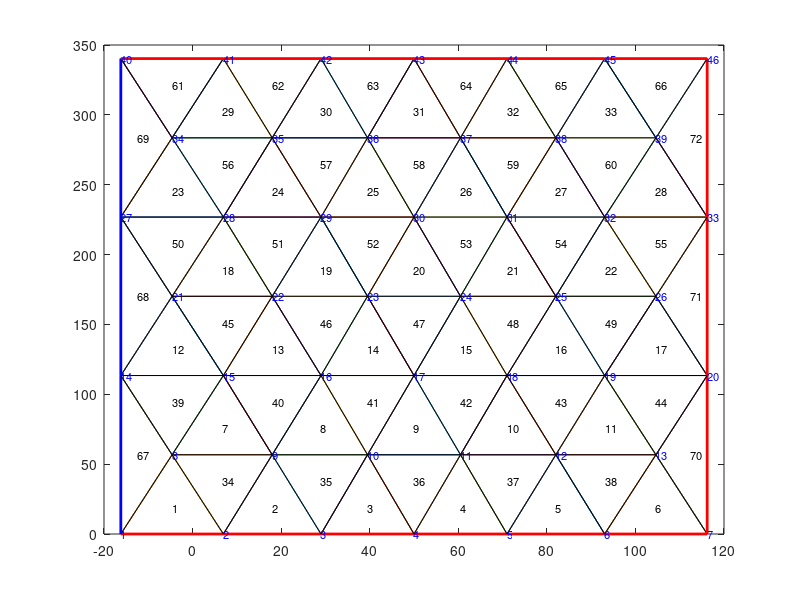

Recreate this plot in MATLAB.
%%%%%%%%%%%%%%%%%%%%%%%%%%%%%%%%%%%%%%%%%%%%%%%%%%%%%%%%%%%%%%%%%%%%%%%%
%
% File name: NETCDFWriter.m
% Description: This mfile provides a stretched two-d grid considering a
% maximum and minimum angle for the isocells.
%
%
% Variables:
%	FlagPlot: If you want to see the plot of the grid or not
%	FlagBathymetry: If you want to make the bathymetry file or not
%	FlagPointsCellEdgeFilesWriter: If you want to write the Point.dat,
%	Cells.dat,Edge.dat or not
%	FlagSUNTANSCompatibility: Suntans numbering starts from 0 while matlab
%   does not recognize such numbering 
%	DomainWidth: The width is in the Y direction
%	DomainLength: The length is in the X direction
%	MaxAngle: Maximum of the vertex angle
%	MinAngle: Minimum of the vertex angle
%	MinDelX: Finest resolution in X direction
%	MaxDelX: Coarse resolution will be calculated based on the vertex angle
%	range
%	GrowthRate: How fast does the grid size grow in X
%	NorthBoundary: Northern BC: 0:computational, 1:closed;
%	2:Velocity-specified, 3:Stage-specified
%	SouthBoundary: South BC: 0:computational, 1:closed;
%	2:Velocity-specified, 3:Stage-specified
%	WestBoundary: West BC: 0:computational, 1:closed;
%	2:Velocity-specified, 3:Stage-specified
%	EastBoundary: East BC: 0:computational, 1:closed;
%	2:Velocity-specified, 3:Stage-specified
%
%
% Sorush Omidvar
% University of Georgia
% Sep 2019
%
%%%%%%%%%%%%%%%%%%%%%%%%%%%%%%%%%%%%%%%%%%%%%%%%%%%%%%%%%%%%%%%%%%%%%%%%

close all;
clear all;
clc

FlagPlot=true;
FlagBathymetry=true;
FlagPointsCellEdgeFilesWriter=true;
FlagSUNTANSCompatibility=true;
DestinationAdd='d:\';

DomainLength=100;
DomainWidth=380;
MaxAngle=80;
MinAngle=50;
MinDelX=20;

MaxDelX=300*tand(MaxAngle)/tand(MinAngle);
GrowthRate=1.05;

NorthBoundary=1;
SouthBoundary=1;
WestBoundary=2;
EastBoundary=1;

X=0;
StepX=MinDelX;
while X(end)<DomainLength/2
    StepX=min([StepX*GrowthRate,MaxDelX]);
    X(end+1)=X(end)+StepX;
end
X=flip(DomainLength/2-X');
for counter=size(X,1)-1:-1:1
    X(end+1)=DomainLength/2-X(counter)+DomainLength/2;
end
NX=size(X,1);

DelY=tand(MaxAngle)*MinDelX/2;
Y=0:DelY:DomainWidth;
Y=Y';
if (mod(size(Y,1),2)==0)
    disp('Size of Y should be odd')
    return;
end
NY=size(Y,1);
MeanX=nan(size(X,1)-1,1);
for counter=1:size(X,1)-1
    MeanX(counter)=mean([X(counter),X(counter+1)]);
end

PointInfoX=[];
PointInfoY=[];
CellInfo=[];
for j=1:NY
    if mod(j,2)==1
        PointInfoX=[PointInfoX;X];
        PointInfoY=[PointInfoY;ones(size(X,1),1)*Y(j)];
    else 
        PointInfoX=[PointInfoX;MeanX];
        PointInfoY=[PointInfoY;ones(size(X,1)-1,1)*Y(j)];
    end
end
PointInfo=[PointInfoX,PointInfoY];

Temp=0;
for j=1:NY-1
    if mod(j,2)==1
        for i=1:size(X,1)-1
            CellInfo(end+1,:)=[Temp+i,Temp+i+1,Temp+size(X,1)+i];%Upside Triangles
        end
        Temp=Temp+size(X,1);
    else
        for i=1:size(X,1)-2
            CellInfo(end+1,:)=[Temp+i,Temp+i+1,Temp+size(X,1)+i];%Upside Triangles
        end
        Temp=Temp+size(X,1)-1;
    end
end
Temp=size(X,1);
for j=1:NY-1
    if mod(j,2)==1
        for i=1:size(X,1)-2
            CellInfo(end+1,:)=[Temp+i,Temp+i+1,Temp-size(X,1)+i+1];%Downside Triangles
        end
        Temp=Temp+size(X,1)-1;
    else
        for i=1:size(X,1)-1
            CellInfo(end+1,:)=[Temp+i,Temp+i+1,Temp-size(X,1)+i+1];%Downside Triangles
        end        
        Temp=Temp+size(X,1);
    end
end
if NY>3
    SideTriangles=(NY-3)/2+1;
elseif NY==3
    SideTriangles=1;
end
for counter=1:SideTriangles
    CellInfo(end+1,:)=[(counter-1)*(2*size(X,1)-1)+1,(counter-1)*(2*size(X,1)-1)+1+size(X,1),(counter-1)*(2*size(X,1)-1)+1+2*size(X,1)-1]; %The left side triangles
end
for counter=1:SideTriangles
    CellInfo(end+1,:)=[(counter-1)*(2*size(X,1)-1)+1+size(X,1)-1,(counter-1)*(2*size(X,1)-1)+1+2*size(X,1)-2,(counter-1)*(2*size(X,1)-1)+1+2*size(X,1)-1+size(X,1)-1]; %The right side triangles
end
for counter=1:size(CellInfo,1)
    CellInfo(counter,4)=mean([PointInfo(CellInfo(counter,1),1),PointInfo(CellInfo(counter,2),1),PointInfo(CellInfo(counter,3),1)]);
    CellInfo(counter,5)=mean([PointInfo(CellInfo(counter,1),2),PointInfo(CellInfo(counter,2),2),PointInfo(CellInfo(counter,3),2)]);
end 
CellInfo=[CellInfo(:,4:5),CellInfo(:,1:3),ones(size(CellInfo,1),3)*-1];
    
EdgeInfo=[];
for counter=1:size(CellInfo,1)
    EdgeInfo(end+1,:)=[CellInfo(counter,3),CellInfo(counter,4)];
    EdgeInfo(end+1,:)=[CellInfo(counter,4),CellInfo(counter,5)];
    EdgeInfo(end+1,:)=[CellInfo(counter,3),CellInfo(counter,5)];
end
EdgeInfo(:,3)=1;
for counter=1:size(EdgeInfo,1)
    if(EdgeInfo(counter,1)>EdgeInfo(counter,2))
        Temp=EdgeInfo(counter,1);
        EdgeInfo(counter,1)=EdgeInfo(counter,2);
        EdgeInfo(counter,2)=Temp;
    end
end
EdgeInfo=sortrows(EdgeInfo);
for counter=1:size(EdgeInfo,1)-1
    if(EdgeInfo(counter,1)==EdgeInfo(counter+1,1) && EdgeInfo(counter,2)==EdgeInfo(counter+1,2))
        EdgeInfo(counter,3)=0;
        EdgeInfo(counter+1,3)=0;
    elseif (mean([PointInfo(EdgeInfo(counter,1),1),PointInfo(EdgeInfo(counter,2),1)])==min(PointInfo(:,1)))
        EdgeInfo(counter,3)=WestBoundary;
    elseif (mean([PointInfo(EdgeInfo(counter,1),1),PointInfo(EdgeInfo(counter,2),1)])==max(PointInfo(:,1)))
        EdgeInfo(counter,3)=EastBoundary;
    elseif (mean([PointInfo(EdgeInfo(counter,1),2),PointInfo(EdgeInfo(counter,2),2)])==min(PointInfo(:,2)))
        EdgeInfo(counter,3)=SouthBoundary;
    elseif (mean([PointInfo(EdgeInfo(counter,1),2),PointInfo(EdgeInfo(counter,2),2)])==max(PointInfo(:,2)))
        EdgeInfo(counter,3)=NorthBoundary;
    end
end
RepeatedEdgeIndex=[];
for counter=1:size(EdgeInfo,1)-1
    if(EdgeInfo(counter,1)==EdgeInfo(counter+1,1) && EdgeInfo(counter,2)==EdgeInfo(counter+1,2))
        RepeatedEdgeIndex(end+1)=counter;
    end
end
EdgeInfo(RepeatedEdgeIndex,:)=[];

for counter=1:size(EdgeInfo,1)
    if(mod(counter,floor(size(EdgeInfo,1)/20))==0)
        disp(strcat('Progress at=',num2str(counter*100/size(EdgeInfo,1)),'%'))
    end
    [Cell1,~]=find(CellInfo(:,3:5)==EdgeInfo(counter,1));
    [Cell2,~]=find(CellInfo(:,3:5)==EdgeInfo(counter,2));
    Neighbours=intersect(Cell1,Cell2);
    if size(Neighbours,1)>1
        EdgeInfo(counter,4:5)=Neighbours;
        if isempty(intersect(CellInfo(Neighbours(1),6:8),Neighbours(2)))
            [~,FreeIndex]=min(CellInfo(Neighbours(1),6:8));
            CellInfo(Neighbours(1),5+FreeIndex)=Neighbours(2);
        end
        if isempty(intersect(CellInfo(Neighbours(2),6:8),Neighbours(1)))
            [~,FreeIndex]=min(CellInfo(Neighbours(2),6:8));
            CellInfo(Neighbours(2),5+FreeIndex)=Neighbours(1);
        end
    else
        EdgeInfo(counter,4:5)=[Neighbours,-1];
    end
end

if FlagPlot
    for counter=1:size(CellInfo,1)
        plot([PointInfo(CellInfo(counter,3),1),PointInfo(CellInfo(counter,4),1)],...
            [PointInfo(CellInfo(counter,3),2),PointInfo(CellInfo(counter,4),2)]);
        hold on;
        plot([PointInfo(CellInfo(counter,3),1),PointInfo(CellInfo(counter,5),1)],...
            [PointInfo(CellInfo(counter,3),2),PointInfo(CellInfo(counter,5),2)]);
        plot([PointInfo(CellInfo(counter,4),1),PointInfo(CellInfo(counter,5),1)],...
            [PointInfo(CellInfo(counter,4),2),PointInfo(CellInfo(counter,5),2)]);        
    end 
    for counter=1:size(EdgeInfo,1)
        switch EdgeInfo(counter,3)
            case 0
            MyColor=[0 0 0];%Computational Boundary
            MyLinedWidth=0.5;
            case 1
            MyColor=[1 0 0];%Closed Boundary
            MyLinedWidth=2;
            case 2
            MyColor=[0 0 1];%Velocity-Specified Boundary
            MyLinedWidth=2;
        end 
        plot([PointInfo(EdgeInfo(counter,1),1),PointInfo(EdgeInfo(counter,2),1)],...
            [PointInfo(EdgeInfo(counter,1),2),PointInfo(EdgeInfo(counter,2),2)],'color',MyColor,'LineWidth',MyLinedWidth);
        hold on;
    end
    for counter=1:size(CellInfo,1)
        text(CellInfo(counter,1),CellInfo(counter,2),num2str(counter),'FontSize',8);
    end
    for counter=1:size(PointInfo,1)
        text(PointInfo(counter,1),PointInfo(counter,2),num2str(counter),'FontSize',8,'Color','blue');
    end
%     for counter=2:2:size(EdgeInfo,1)
%         Temp1=mean([PointInfo(EdgeInfo(counter,1),1),PointInfo(EdgeInfo(counter,2),1)]);
%         Temp2=mean([PointInfo(EdgeInfo(counter,1),2),PointInfo(EdgeInfo(counter,2),2)]);
%         text(Temp1,Temp2,num2str(counter),'FontSize',10,'Color','red');
%     end    
end
%Compatibilizing with SUNTANS where Points, Edges and Cells start from 0
if FlagSUNTANSCompatibility
    for counter=1:size(EdgeInfo,1)
        EdgeInfo(counter,[1,2,4])=EdgeInfo(counter,[1,2,4])-1;
        if (EdgeInfo(counter,5)~=-1)
            EdgeInfo(counter,5)=EdgeInfo(counter,5)-1;
        end
    end
    for counter=1:size(CellInfo,1)
        CellInfo(counter,3:5)=CellInfo(counter,3:5)-1;
        if (CellInfo(counter,6)~=-1)
            CellInfo(counter,6)=CellInfo(counter,6)-1;
        end    
        if (CellInfo(counter,7)~=-1)
            CellInfo(counter,7)=CellInfo(counter,7)-1;
        end    
        if (CellInfo(counter,8)~=-1)
            CellInfo(counter,8)=CellInfo(counter,8)-1;
        end        
    end
end
if FlagBathymetry
    Ls = 30000;
    YMid=mean(PointInfo(:,2));
    YTransition=18e3;
    D0 = 3000;
    Ds = 300;  
    LsX = 30000;
    XMid=mean(PointInfo(:,1));
    XTransition=30e3;
    XL = XMid-XTransition;
    XR = XMid+XTransition;
    XFlat=5e3;
    
    DsX=nan(size(PointInfo,1),1);
    DsX(PointInfo(:,2)<=YMid)= D0 - 0.5*(D0 - Ds)*(1 + tanh(4 * (PointInfo(PointInfo(:,2)<=YMid,2) - YMid+YTransition) / Ls));
    DsX(PointInfo(:,2)>YMid)= Ds + 0.5*(D0 - Ds)*(1 + tanh(4 * (PointInfo(PointInfo(:,2)>YMid,2) -(YMid+YTransition)) / Ls));
       
    Bathymetry=DsX + 0.5*(D0 - DsX).*(1 + tanh(4 * (PointInfo(:,1) - XR) / LsX));
    Index1=find(PointInfo(:,1)<=XL+XTransition-XFlat);
    Bathymetry(Index1)= D0 - 0.5*(D0 - DsX(Index1)).*(1 + tanh(4 * (PointInfo(Index1,1) - XL) / LsX));
    XTemp=XL+XTransition-XFlat;
    Index2=find(PointInfo(:,1)>XL+XTransition-XFlat & PointInfo(:,1)<XR-XTransition+XFlat);
    Bathymetry(Index2)=D0 - 0.5*(D0 - DsX(Index2)).*(1 + tanh(4 * (XTemp - XL) / LsX));
    
    FidData=strcat(DestinationAdd,'depth.dat');
    fileID = fopen(FidData,'w');
    for counter = 1:size(PointInfo,1)
        fprintf(fileID,'%.15e%c%.15e%c%.15e\n',PointInfo(counter,1),' ',PointInfo(counter,2),' ',Bathymetry(counter));
    end
    fclose(fileID);
end

if FlagPointsCellEdgeFilesWriter
    FidData=strcat(DestinationAdd,'points.dat');
    fileID = fopen(FidData,'w');
    for counter = 1:size(PointInfo,1)
        fprintf(fileID,'%.15e%c%.15e%s\n',PointInfo(counter,1),' ',PointInfo(counter,2),' 1000');
    end
    fclose(fileID);
    
    FidData=strcat(DestinationAdd,'edges.dat');
    fileID = fopen(FidData,'w');
    for counter = 1:size(EdgeInfo,1)
        fprintf(fileID,'%d%c%d%c%d%c%d%c%d\n',EdgeInfo(counter,1),' '...
            ,EdgeInfo(counter,2),' ',EdgeInfo(counter,3),' '...
            ,EdgeInfo(counter,4),' ',EdgeInfo(counter,5));
    end
    fclose(fileID);

    FidData=strcat(DestinationAdd,'cells.dat');
    fileID = fopen(FidData,'w');
    for counter = 1:size(CellInfo,1)
        fprintf(fileID,'%.15e%c%.15e%c%d%c%d%c%d%c%d%c%d%c%d\n',...
            CellInfo(counter,1),' ',CellInfo(counter,2),' ',...
            CellInfo(counter,3),' ',CellInfo(counter,4),' ',...
            CellInfo(counter,5),' ',CellInfo(counter,6),' ',...
            CellInfo(counter,7),' ',CellInfo(counter,8));
    end
    fclose(fileID);
else
    WestSouthCorner=find(PointInfo(:,1)==min(PointInfo(:,1)) & PointInfo(:,2)==min(PointInfo(:,2)))-1;
    EastSouthCorner=find(PointInfo(:,1)==max(PointInfo(:,1)) & PointInfo(:,2)==min(PointInfo(:,2)))-1;
    WestNorthCorner=find(PointInfo(:,1)==min(PointInfo(:,1)) & PointInfo(:,2)==max(PointInfo(:,2)))-1;
    EastNorthCorner=find(PointInfo(:,1)==max(PointInfo(:,1)) & PointInfo(:,2)==max(PointInfo(:,2)))-1;

    EdgeInfoSummerized=[WestSouthCorner,EastSouthCorner,SouthBoundary;...
                        WestSouthCorner,WestNorthCorner,WestBoundary;...
                        EastSouthCorner,EastNorthCorner,EastBoundary;...
                        WestNorthCorner,EastNorthCorner,NorthBoundary];

    FidData=strcat(DestinationAdd,'oned.dat');
    fileID = fopen(FidData,'w');
    fprintf(fileID,'%d\n',size(PointInfo,1));
    for counter = 1:size(PointInfo,1)
        fprintf(fileID,'%.15e%c%.15e%s\n',PointInfo(counter,1),' ',PointInfo(counter,2),' 0');
    end
    fprintf(fileID,'%d\n',size(EdgeInfoSummerized,1));
    for counter = 1:size(EdgeInfoSummerized,1)
        fprintf(fileID,'%d%c%d%c%d\n',EdgeInfoSummerized(counter,1),' '...
            ,EdgeInfoSummerized(counter,2),' ',EdgeInfoSummerized(counter,3));
    end
    fprintf(fileID,'0\n');
    fprintf(fileID,'%f\n',0);
    fclose(fileID);
end